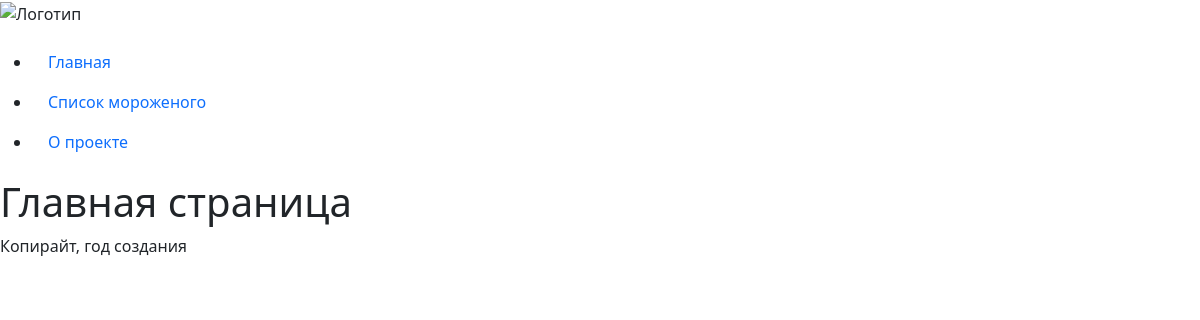
Before: / with the older database file.
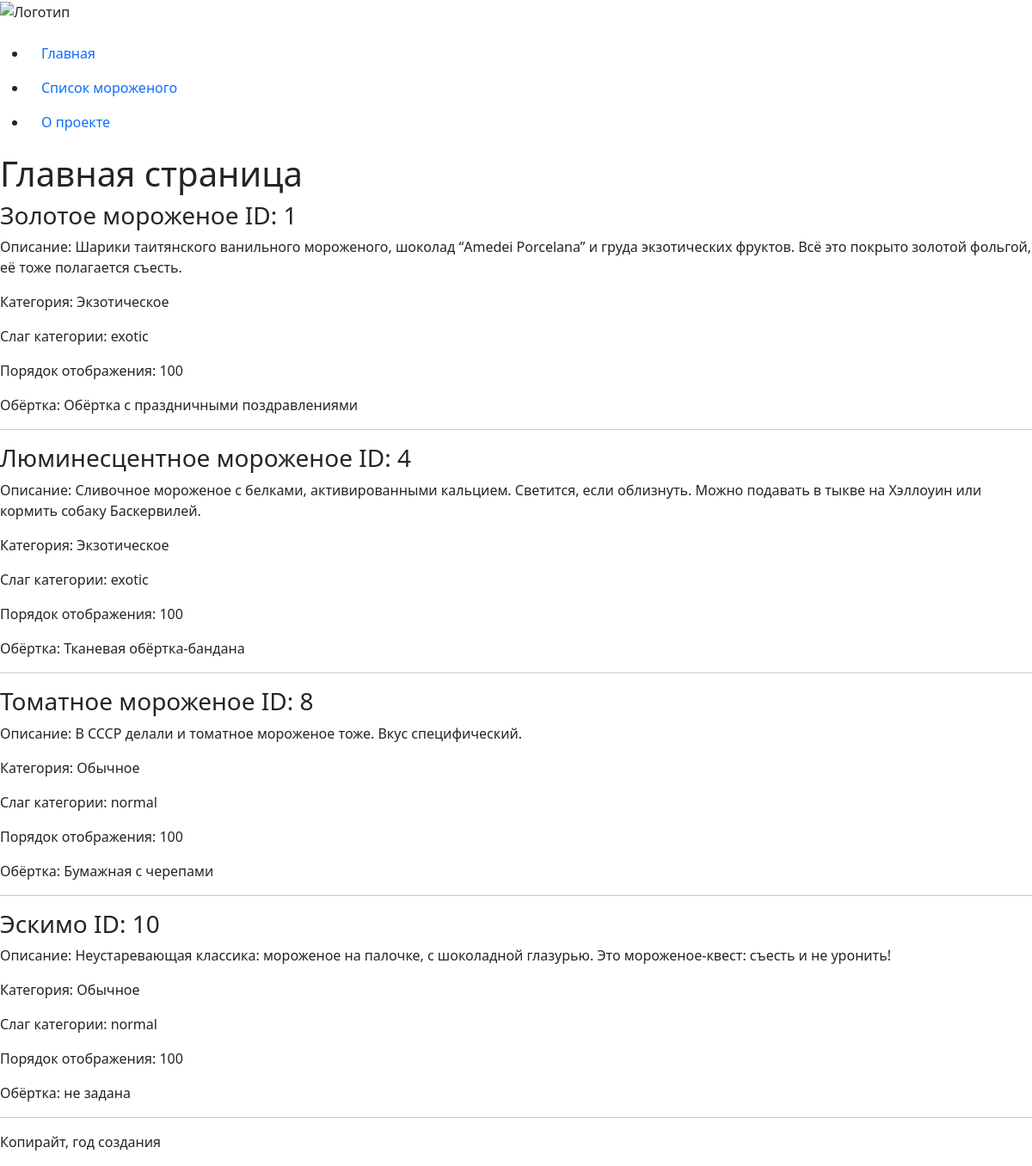
After: the same page with the newer database file.
### ice_cream/models.py (models this page shows, shortened)
class IceCream(PublishedModel):
    is_on_main = models.BooleanField(default=False, verbose_name='На главную')
    title = models.CharField(max_length=256, verbose_name='Название')
    description = models.TextField(verbose_name='Описание')
    wrapper = models.OneToOneField(
        Wrapper,
        on_delete=models.SET_NULL,
        null=True,
        blank=True,
        verbose_name='Обёртка',
    )
    category = models.ForeignKey(
        Category,
        on_delete=models.CASCADE,
        verbose_name='Категория',
    )
    toppings = models.ManyToManyField(Topping, verbose_name='Топпинги')
    class Meta:
        verbose_name = 'Мороженое'
        verbose_name_plural = 'Мороженое'

class Category(PublishedModel):
    title = models.CharField(max_length=256, verbose_name='Название')
    slug = models.SlugField(max_length=64, unique=True, verbose_name='Слаг')
    output_order = models.PositiveSmallIntegerField(
        default=100,
        verbose_name='Порядок отображения',
    )
    class Meta:
        verbose_name = 'Категория'
        verbose_name_plural = 'Категории'

class Wrapper(PublishedModel):
    title = models.CharField(max_length=256, verbose_name='Название')
    class Meta:
        verbose_name = 'Обёртка'
        verbose_name_plural = 'Обёртки'

### homepage/views.py (the view)
# urls.py: path('', views.index, name='index'),
def index(request):
    template_name = 'homepage/index.html'
    ice_cream_list = IceCream.objects.filter(
    is_published=True,
    is_on_main=True,
).select_related('wrapper', 'category').order_by('title')
    context = {
        'ice_cream_list': ice_cream_list,
    }
    return render(request, template_name, context)

### templates/homepage/index.html (shortened to what this page needs)
{% extends "base.html" %}
{% block content %}
  <h1>Главная страница</h1>
  {% for ice_cream in ice_cream_list %}
    <h3>{{ ice_cream.title }} ID: {{ ice_cream.id }}</h3>
    <p>Описание: {{ ice_cream.description }}</p>
    <p>Категория: {{ ice_cream.category.title }}</p>
    <p>Слаг категории: {{ ice_cream.category.slug }}</p>
    <p>Порядок отображения: {{ ice_cream.category.output_order }}</p>
    {% if ice_cream.wrapper %}
      <p>Обёртка: {{ ice_cream.wrapper.title }}</p>
    {% else %}
      <p>Обёртка: не задана</p>
    {% endif %}
    <hr>
  {% endfor %}
{% endblock %}

### templates/base.html (shortened to what this page needs)
{% load static %}
<!DOCTYPE html>
<html lang="ru">
  <head>
    <link rel="stylesheet" href="{% static 'css/bootstrap.min.css' %}">
  </head>
  <body>
    <header>
      {% include "includes/header.html" %}
    </header>
    <main>
      {% block content %}{% endblock %}
    </main>
    <footer>
      {% include "includes/footer.html" %}
    </footer>
  </body>
</html>

### templates/includes/header.html
{% load static %}
<p>
  <img src="{% static 'img/logo.png' %}" alt="Логотип" width="100">
</p>
{% with request.resolver_match.view_name as view_name %}
<nav>
  <ul>
    <li>
      <a class="nav-link {% if view_name == 'homepage:index' %}active{% endif %}"
         href="{% url 'homepage:index' %}">Главная</a>
    </li>
    <li>
      <a class="nav-link {% if view_name == 'ice_cream:ice_cream_list' %}active{% endif %}"
         href="{% url 'ice_cream:ice_cream_list' %}">Список мороженого</a>
    </li>
    <li>
      <a class="nav-link {% if view_name == 'about:about' %}active{% endif %}"
         href="{% url 'about:about' %}">О проекте</a>
    </li>
  </ul>
</nav>
{% endwith %}

### templates/includes/footer.html
<p>Копирайт, год создания</p>

Changed rows visible on the page:
added IceCream: title "Золотое мороженое", id "1", description "Шарики таитянского ванильного мороженого, шоколад “Amedei Porcelana” и груда экзотических фруктов. Всё это покрыто золотой фольгой, её тоже полагается съесть.", category "Экзотическое", category.slug "exotic", category.output_order "100", wrapper "Обёртка с праздничными поздравлениями"
added IceCream: title "Люминесцентное мороженое", id "4", description "Сливочное мороженое с белками, активированными кальцием. Светится, если облизнуть. Можно подавать в тыкве на Хэллоуин или кормить собаку Баскервилей.", category "Экзотическое", category.slug "exotic", category.output_order "100", wrapper "Тканевая обёртка-бандана"
added IceCream: title "Томатное мороженое", id "8", description "В СССР делали и томатное мороженое тоже. Вкус специфический.", category "Обычное", category.slug "normal", category.output_order "100", wrapper "Бумажная с черепами"
added IceCream: title "Эскимо", id "10", description "Неустаревающая классика: мороженое на палочке, с шоколадной глазурью. Это мороженое-квест: съесть и не уронить!", category "Обычное", category.slug "normal", category.output_order "100", shows "Обёртка: не задана"
